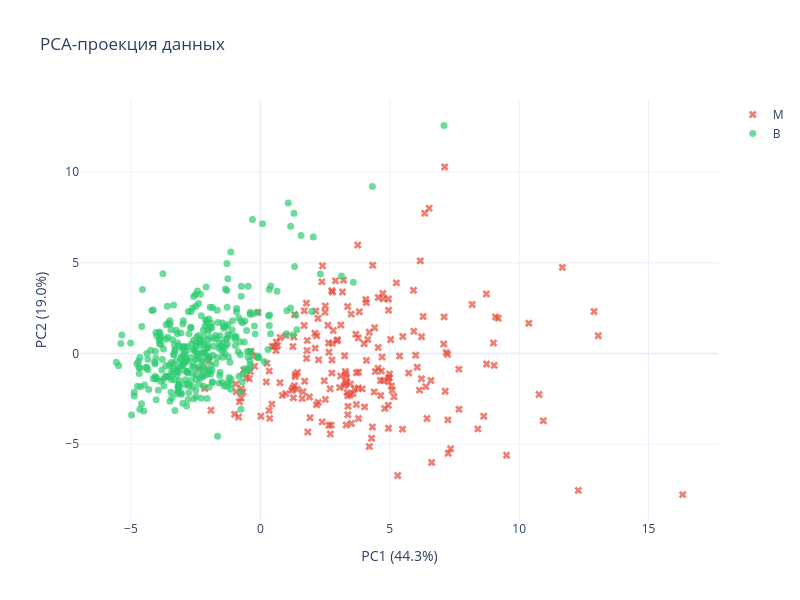

Here is the notebook cell this chart was saved with:
### Markdown cell above
### PCA
<!-- Что показывает: объекты в пространстве двух главных компонент PCA. Что даёт: позволяет визуально оценить разделимость классов и зоны возможных ошибок. -->

### Code cell
scaler_pca = StandardScaler()
X_pca = scaler_pca.fit_transform(df[feature_cols])
pca = PCA(n_components=PCA_COMPONENTS)
X_2d = pca.fit_transform(X_pca)

fig = go.Figure()
for label, symbol in [(POSITIVE_CLASS, 'x'), (NEGATIVE_CLASS, 'circle')]:
    mask = df[TARGET_COLUMN] == label
    fig.add_trace(go.Scatter(
        x=X_2d[mask, 0], y=X_2d[mask, 1],
        mode='markers', name=label,
        marker=dict(
            color=CLASS_COLORS[label], symbol=symbol,
            size=PCA_MARKER_SIZE, opacity=PCA_MARKER_OPACITY,
        )
    ))

fig.update_layout(
    title='PCA-проекция данных',
    xaxis_title=f'PC1 ({pca.explained_variance_ratio_[0]:.1%})',
    yaxis_title=f'PC2 ({pca.explained_variance_ratio_[1]:.1%})',
    template=PLOT_TEMPLATE, width=PCA_PLOT_SIZE[0], height=PCA_PLOT_SIZE[1]
)
fig.show()

### Figure 1 — Plotly figure (JSON) as saved in the notebook; plotly's stock layout.template omitted (floating-point values rounded to 4 significant figures; data arrays with more than 128 entries replaced by an {"elided": "..."} marker saying what was removed)
{"data": [{"marker": {"color": "#e74c3c", "opacity": 0.7, "size": 7, "symbol": "x"}, "mode": "markers", "name": "M", "type": "scatter", "x": {"elided": "212 float values"}, "y": {"elided": "212 float values"}}, {"marker": {"color": "#2ecc71", "opacity": 0.7, "size": 7, "symbol": "circle"}, "mode": "markers", "name": "B", "type": "scatter", "x": {"elided": "357 float values"}, "y": {"elided": "357 float values"}}], "layout": {"height": 600, "title": {"text": "PCA-проекция данных"}, "width": 800, "xaxis": {"title": {"text": "PC1 (44.3%)"}}, "yaxis": {"title": {"text": "PC2 (19.0%)"}}}}
